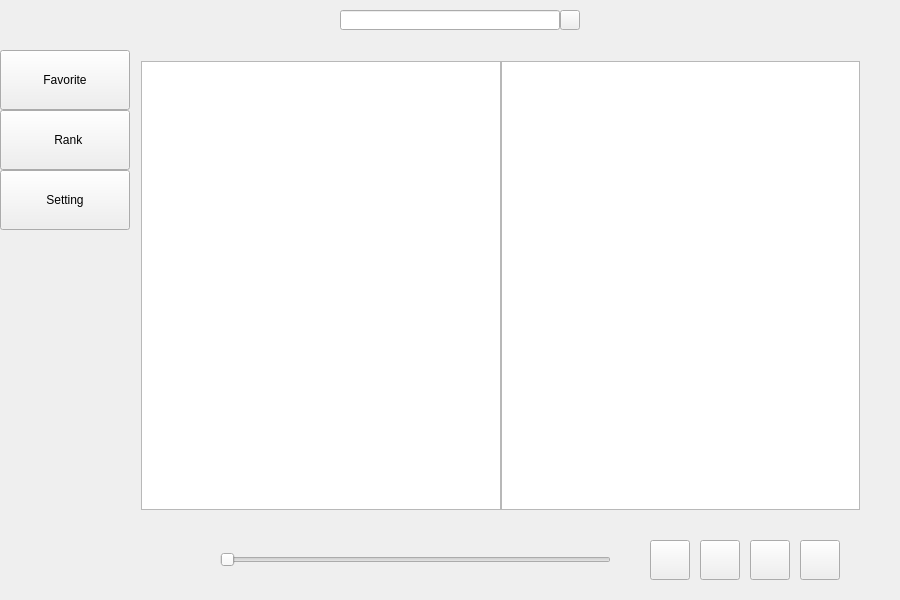
<?xml version="1.0" encoding="UTF-8"?>
<ui version="4.0">
 <class>MusicClass</class>
 <widget class="QWidget" name="MusicClass">
  <property name="geometry">
   <rect>
    <x>0</x>
    <y>0</y>
    <width>900</width>
    <height>600</height>
   </rect>
  </property>
  <property name="windowTitle">
   <string>Music</string>
  </property>
  <property name="styleSheet">
   <string notr="true"/>
  </property>
  <widget class="QPushButton" name="play">
   <property name="geometry">
    <rect>
     <x>750</x>
     <y>540</y>
     <width>40</width>
     <height>40</height>
    </rect>
   </property>
   <property name="styleSheet">
    <string notr="true">background-image: url(:/new/prefix1/assets/playuse.png);</string>
   </property>
   <property name="text">
    <string/>
   </property>
   <property name="icon">
    <iconset resource="Music.qrc">
     <normaloff>:/new/prefix1/assets/playuse.png</normaloff>:/new/prefix1/assets/playuse.png</iconset>
   </property>
   <property name="iconSize">
    <size>
     <width>32</width>
     <height>32</height>
    </size>
   </property>
  </widget>
  <widget class="QPushButton" name="next">
   <property name="geometry">
    <rect>
     <x>800</x>
     <y>540</y>
     <width>40</width>
     <height>40</height>
    </rect>
   </property>
   <property name="styleSheet">
    <string notr="true">background-image: url(:/new/prefix1/assets/next.png);</string>
   </property>
   <property name="text">
    <string/>
   </property>
   <property name="icon">
    <iconset>
     <disabledoff>:/new/prefix1/assets/next.png</disabledoff>
    </iconset>
   </property>
   <property name="iconSize">
    <size>
     <width>32</width>
     <height>32</height>
    </size>
   </property>
  </widget>
  <widget class="QPushButton" name="pre">
   <property name="geometry">
    <rect>
     <x>700</x>
     <y>540</y>
     <width>40</width>
     <height>40</height>
    </rect>
   </property>
   <property name="styleSheet">
    <string notr="true">background-image: url(:/new/prefix1/assets/former.png);</string>
   </property>
   <property name="text">
    <string/>
   </property>
   <property name="icon">
    <iconset resource="Music.qrc">
     <normaloff>:/new/prefix1/assets/former.png</normaloff>:/new/prefix1/assets/former.png</iconset>
   </property>
   <property name="iconSize">
    <size>
     <width>32</width>
     <height>32</height>
    </size>
   </property>
  </widget>
  <widget class="QPushButton" name="dir">
   <property name="geometry">
    <rect>
     <x>650</x>
     <y>540</y>
     <width>40</width>
     <height>40</height>
    </rect>
   </property>
   <property name="styleSheet">
    <string notr="true">background-image: url(:/new/prefix1/assets/extended.png);</string>
   </property>
   <property name="text">
    <string/>
   </property>
   <property name="icon">
    <iconset resource="Music.qrc">
     <normaloff>:/new/prefix1/assets/dir.png</normaloff>:/new/prefix1/assets/dir.png</iconset>
   </property>
   <property name="iconSize">
    <size>
     <width>32</width>
     <height>32</height>
    </size>
   </property>
  </widget>
  <widget class="QPushButton" name="favorite">
   <property name="geometry">
    <rect>
     <x>0</x>
     <y>50</y>
     <width>130</width>
     <height>60</height>
    </rect>
   </property>
   <property name="autoFillBackground">
    <bool>true</bool>
   </property>
   <property name="styleSheet">
    <string notr="true"/>
   </property>
   <property name="text">
    <string>Favorite</string>
   </property>
   <property name="icon">
    <iconset resource="Music.qrc">
     <normaloff>:/new/prefix1/assets/liked.png</normaloff>:/new/prefix1/assets/liked.png</iconset>
   </property>
   <property name="iconSize">
    <size>
     <width>24</width>
     <height>24</height>
    </size>
   </property>
  </widget>
  <widget class="QPushButton" name="settings">
   <property name="geometry">
    <rect>
     <x>0</x>
     <y>170</y>
     <width>130</width>
     <height>60</height>
    </rect>
   </property>
   <property name="text">
    <string>Setting</string>
   </property>
   <property name="icon">
    <iconset resource="Music.qrc">
     <normaloff>:/new/prefix1/assets/setting.png</normaloff>:/new/prefix1/assets/setting.png</iconset>
   </property>
   <property name="iconSize">
    <size>
     <width>24</width>
     <height>24</height>
    </size>
   </property>
  </widget>
  <widget class="QSlider" name="horizontalSlider">
   <property name="geometry">
    <rect>
     <x>220</x>
     <y>550</y>
     <width>391</width>
     <height>20</height>
    </rect>
   </property>
   <property name="orientation">
    <enum>Qt::Horizontal</enum>
   </property>
  </widget>
  <widget class="QWidget" name="layoutWidget">
   <property name="geometry">
    <rect>
     <x>130</x>
     <y>550</y>
     <width>86</width>
     <height>14</height>
    </rect>
   </property>
   <layout class="QHBoxLayout" name="horizontalLayout">
    <item>
     <widget class="QLabel" name="time_pre">
      <property name="text">
       <string>00:00</string>
      </property>
     </widget>
    </item>
    <item>
     <widget class="QLabel" name="time_aft">
      <property name="text">
       <string>00:00</string>
      </property>
     </widget>
    </item>
   </layout>
  </widget>
  <widget class="QLineEdit" name="lineEdit">
   <property name="geometry">
    <rect>
     <x>340</x>
     <y>10</y>
     <width>220</width>
     <height>20</height>
    </rect>
   </property>
  </widget>
  <widget class="QPushButton" name="search">
   <property name="geometry">
    <rect>
     <x>560</x>
     <y>10</y>
     <width>20</width>
     <height>20</height>
    </rect>
   </property>
   <property name="text">
    <string/>
   </property>
   <property name="icon">
    <iconset resource="Music.qrc">
     <normaloff>:/new/prefix1/assets/search.png</normaloff>:/new/prefix1/assets/search.png</iconset>
   </property>
  </widget>
  <widget class="QWidget" name="layoutWidget">
   <property name="geometry">
    <rect>
     <x>130</x>
     <y>50</y>
     <width>741</width>
     <height>471</height>
    </rect>
   </property>
   <layout class="QHBoxLayout" name="horizontalLayout_2">
    <property name="spacing">
     <number>0</number>
    </property>
    <item>
     <widget class="QListWidget" name="listWidget">
      <property name="mouseTracking">
       <bool>false</bool>
      </property>
     </widget>
    </item>
    <item>
     <widget class="QListWidget" name="rank_2"/>
    </item>
   </layout>
  </widget>
  <widget class="QPushButton" name="rank">
   <property name="geometry">
    <rect>
     <x>0</x>
     <y>110</y>
     <width>130</width>
     <height>60</height>
    </rect>
   </property>
   <property name="text">
    <string>  Rank</string>
   </property>
   <property name="icon">
    <iconset resource="Music.qrc">
     <normaloff>:/new/prefix1/assets/rank.png</normaloff>:/new/prefix1/assets/rank.png</iconset>
   </property>
   <property name="iconSize">
    <size>
     <width>24</width>
     <height>24</height>
    </size>
   </property>
  </widget>
 </widget>
 <layoutdefault spacing="6" margin="11"/>
 <resources>
  <include location="Music.qrc"/>
 </resources>
 <connections/>
</ui>
